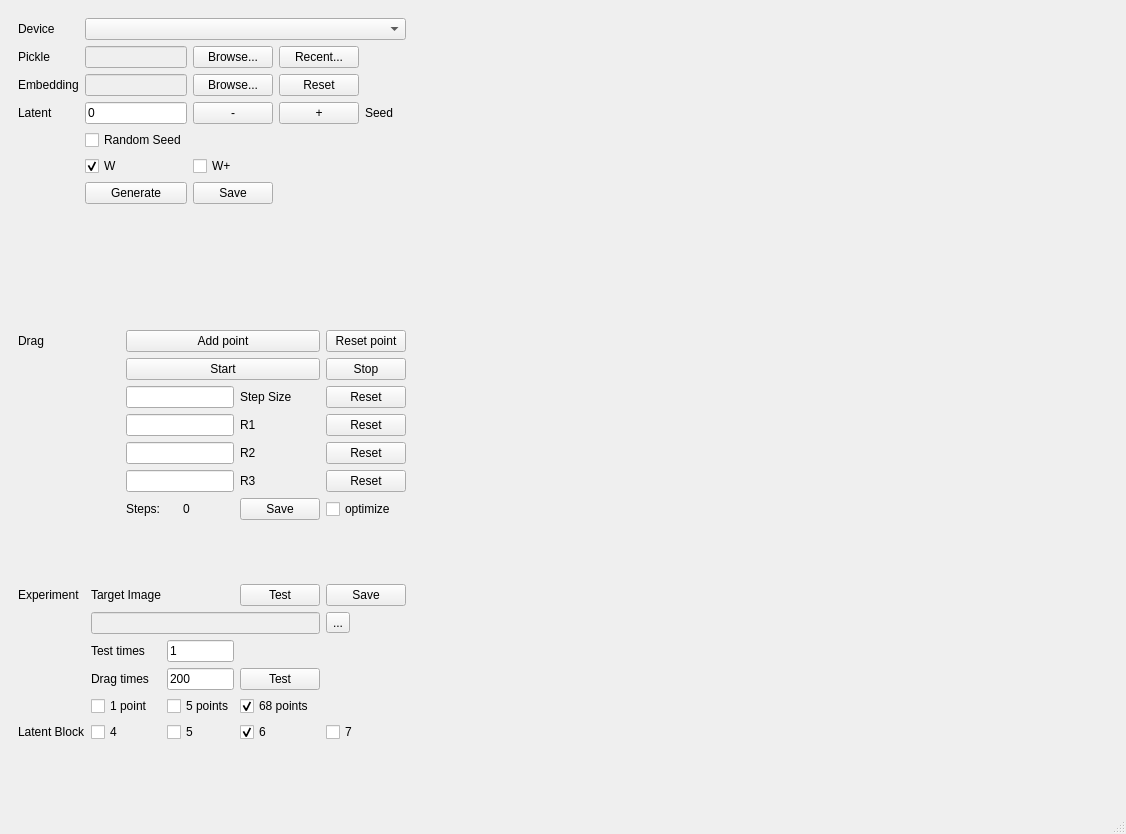
<?xml version="1.0" encoding="UTF-8"?>
<ui version="4.0">
 <class>DragGAN</class>
 <widget class="QMainWindow" name="DragGAN">
  <property name="geometry">
   <rect>
    <x>0</x>
    <y>0</y>
    <width>1126</width>
    <height>834</height>
   </rect>
  </property>
  <property name="windowTitle">
   <string>MainWindow</string>
  </property>
  <widget class="QWidget" name="centralwidget">
   <layout class="QGridLayout" name="gridLayout" rowstretch="7,0,0,0,0" columnstretch="1,3">
    <property name="spacing">
     <number>6</number>
    </property>
    <item row="2" column="0">
     <widget class="QWidget" name="experiment" native="true">
      <layout class="QGridLayout" name="gridLayout_5" columnstretch="0,0,0,0,0">
       <item row="6" column="3">
        <widget class="QCheckBox" name="SixBlock_CheckBox">
         <property name="enabled">
          <bool>true</bool>
         </property>
         <property name="text">
          <string>6</string>
         </property>
         <property name="checked">
          <bool>true</bool>
         </property>
         <attribute name="buttonGroup">
          <string notr="true">Block_ButtonGroup</string>
         </attribute>
        </widget>
       </item>
       <item row="6" column="4">
        <widget class="QCheckBox" name="SevenBlock_CheckBox">
         <property name="enabled">
          <bool>true</bool>
         </property>
         <property name="text">
          <string>7</string>
         </property>
         <property name="checked">
          <bool>false</bool>
         </property>
         <attribute name="buttonGroup">
          <string notr="true">Block_ButtonGroup</string>
         </attribute>
        </widget>
       </item>
       <item row="0" column="1">
        <widget class="QLabel" name="TargetImage_Label">
         <property name="text">
          <string>Target Image</string>
         </property>
        </widget>
       </item>
       <item row="6" column="1">
        <widget class="QCheckBox" name="FourBlock_CheckBox">
         <property name="enabled">
          <bool>true</bool>
         </property>
         <property name="text">
          <string>4</string>
         </property>
         <property name="checked">
          <bool>false</bool>
         </property>
         <attribute name="buttonGroup">
          <string notr="true">Block_ButtonGroup</string>
         </attribute>
        </widget>
       </item>
       <item row="3" column="1">
        <widget class="QLabel" name="TestTimes_Label">
         <property name="text">
          <string>Test times</string>
         </property>
        </widget>
       </item>
       <item row="6" column="2">
        <widget class="QCheckBox" name="FiveBlock_CheckBox">
         <property name="enabled">
          <bool>true</bool>
         </property>
         <property name="text">
          <string>5</string>
         </property>
         <property name="checked">
          <bool>false</bool>
         </property>
         <attribute name="buttonGroup">
          <string notr="true">Block_ButtonGroup</string>
         </attribute>
        </widget>
       </item>
       <item row="5" column="1">
        <widget class="QCheckBox" name="OnePoint_CheckBox">
         <property name="enabled">
          <bool>true</bool>
         </property>
         <property name="text">
          <string>1 point</string>
         </property>
         <property name="checked">
          <bool>false</bool>
         </property>
         <attribute name="buttonGroup">
          <string notr="true">Point_ButtonGroup</string>
         </attribute>
        </widget>
       </item>
       <item row="0" column="0">
        <widget class="QLabel" name="Experiment_Label">
         <property name="text">
          <string>Experiment</string>
         </property>
        </widget>
       </item>
       <item row="0" column="3">
        <widget class="QPushButton" name="Test_PushButton">
         <property name="text">
          <string>Test</string>
         </property>
        </widget>
       </item>
       <item row="5" column="3">
        <widget class="QCheckBox" name="SixtyEightPoints_CheckBox">
         <property name="text">
          <string>68 points</string>
         </property>
         <property name="checked">
          <bool>true</bool>
         </property>
         <attribute name="buttonGroup">
          <string notr="true">Point_ButtonGroup</string>
         </attribute>
        </widget>
       </item>
       <item row="7" column="1">
        <spacer name="verticalSpacer_4">
         <property name="orientation">
          <enum>Qt::Vertical</enum>
         </property>
         <property name="sizeHint" stdset="0">
          <size>
           <width>20</width>
           <height>40</height>
          </size>
         </property>
        </spacer>
       </item>
       <item row="6" column="0">
        <widget class="QLabel" name="LatentBlock_Label">
         <property name="text">
          <string>Latent Block</string>
         </property>
        </widget>
       </item>
       <item row="5" column="2">
        <widget class="QCheckBox" name="FivePoints_CheckBox">
         <property name="text">
          <string>5 points</string>
         </property>
         <attribute name="buttonGroup">
          <string notr="true">Point_ButtonGroup</string>
         </attribute>
        </widget>
       </item>
       <item row="3" column="2">
        <widget class="QLineEdit" name="TestTimes_LineEdit">
         <property name="enabled">
          <bool>true</bool>
         </property>
         <property name="text">
          <string>1</string>
         </property>
        </widget>
       </item>
       <item row="2" column="1" colspan="3">
        <widget class="QLineEdit" name="TargetImage_LineEdit">
         <property name="enabled">
          <bool>false</bool>
         </property>
        </widget>
       </item>
       <item row="2" column="4">
        <widget class="QToolButton" name="TargetImage_ToolButton">
         <property name="text">
          <string>...</string>
         </property>
        </widget>
       </item>
       <item row="0" column="4">
        <widget class="QPushButton" name="SaveExperiment_PushButton">
         <property name="text">
          <string>Save</string>
         </property>
        </widget>
       </item>
       <item row="4" column="1">
        <widget class="QLabel" name="DragTimes_Label">
         <property name="text">
          <string>Drag times</string>
         </property>
        </widget>
       </item>
       <item row="4" column="2">
        <widget class="QLineEdit" name="DragTimes_LineEdit">
         <property name="enabled">
          <bool>true</bool>
         </property>
         <property name="text">
          <string>200</string>
         </property>
        </widget>
       </item>
       <item row="4" column="3">
        <widget class="QPushButton" name="Experience_PushButton">
         <property name="text">
          <string>Test</string>
         </property>
        </widget>
       </item>
      </layout>
     </widget>
    </item>
    <item row="0" column="0">
     <widget class="QWidget" name="model" native="true">
      <property name="sizePolicy">
       <sizepolicy hsizetype="Preferred" vsizetype="Preferred">
        <horstretch>14</horstretch>
        <verstretch>0</verstretch>
       </sizepolicy>
      </property>
      <layout class="QGridLayout" name="gridLayout_2" rowstretch="1,0,0,0,0,0,0,0,0,0" columnstretch="2,0,0,0,0,0,0">
       <item row="8" column="1">
        <widget class="QPushButton" name="Generate_PushButton">
         <property name="text">
          <string>Generate</string>
         </property>
        </widget>
       </item>
       <item row="5" column="4">
        <widget class="QLabel" name="Seed_Label">
         <property name="text">
          <string>Seed</string>
         </property>
        </widget>
       </item>
       <item row="9" column="2">
        <spacer name="verticalSpacer_3">
         <property name="orientation">
          <enum>Qt::Vertical</enum>
         </property>
         <property name="sizeHint" stdset="0">
          <size>
           <width>20</width>
           <height>40</height>
          </size>
         </property>
        </spacer>
       </item>
       <item row="8" column="2">
        <widget class="QPushButton" name="SaveReal_PushButton">
         <property name="text">
          <string>Save</string>
         </property>
        </widget>
       </item>
       <item row="7" column="2">
        <widget class="QCheckBox" name="Wp_CheckBox">
         <property name="text">
          <string>W+</string>
         </property>
         <attribute name="buttonGroup">
          <string notr="true">LatentSpace_ButtonGroup</string>
         </attribute>
        </widget>
       </item>
       <item row="6" column="1">
        <widget class="QCheckBox" name="RandomSeed_CheckBox">
         <property name="enabled">
          <bool>true</bool>
         </property>
         <property name="text">
          <string>Random Seed</string>
         </property>
         <property name="checked">
          <bool>false</bool>
         </property>
        </widget>
       </item>
       <item row="7" column="1">
        <widget class="QCheckBox" name="W_CheckBox">
         <property name="enabled">
          <bool>true</bool>
         </property>
         <property name="text">
          <string>W</string>
         </property>
         <property name="checked">
          <bool>true</bool>
         </property>
         <attribute name="buttonGroup">
          <string notr="true">LatentSpace_ButtonGroup</string>
         </attribute>
        </widget>
       </item>
       <item row="1" column="0">
        <widget class="QLabel" name="Pickle_Label">
         <property name="text">
          <string>Pickle</string>
         </property>
        </widget>
       </item>
       <item row="5" column="0">
        <widget class="QLabel" name="Latent_Label">
         <property name="text">
          <string>Latent</string>
         </property>
        </widget>
       </item>
       <item row="0" column="0">
        <widget class="QLabel" name="Device_Label">
         <property name="text">
          <string>Device</string>
         </property>
        </widget>
       </item>
       <item row="5" column="3">
        <widget class="QPushButton" name="Plus4Seed_PushButton">
         <property name="minimumSize">
          <size>
           <width>75</width>
           <height>0</height>
          </size>
         </property>
         <property name="text">
          <string>+</string>
         </property>
        </widget>
       </item>
       <item row="5" column="2">
        <widget class="QPushButton" name="Minus4Seed_PushButton">
         <property name="minimumSize">
          <size>
           <width>75</width>
           <height>0</height>
          </size>
         </property>
         <property name="text">
          <string>-</string>
         </property>
        </widget>
       </item>
       <item row="0" column="1" colspan="6">
        <widget class="QComboBox" name="Device_ComboBox"/>
       </item>
       <item row="5" column="1">
        <widget class="QLineEdit" name="Seed_LineEdit">
         <property name="enabled">
          <bool>true</bool>
         </property>
         <property name="text">
          <string>0</string>
         </property>
        </widget>
       </item>
       <item row="2" column="0">
        <widget class="QLabel" name="Embedding_Label">
         <property name="text">
          <string>Embedding</string>
         </property>
        </widget>
       </item>
       <item row="2" column="1">
        <widget class="QLineEdit" name="Embedding_LineEdit">
         <property name="enabled">
          <bool>false</bool>
         </property>
        </widget>
       </item>
       <item row="2" column="2">
        <widget class="QPushButton" name="EmbeddingBrowse_PushButton">
         <property name="text">
          <string>Browse...</string>
         </property>
        </widget>
       </item>
       <item row="2" column="3">
        <widget class="QPushButton" name="Reset4StepSize_PushButton_2">
         <property name="text">
          <string>Reset</string>
         </property>
        </widget>
       </item>
       <item row="1" column="1">
        <widget class="QLineEdit" name="Pickle_LineEdit">
         <property name="enabled">
          <bool>false</bool>
         </property>
        </widget>
       </item>
       <item row="1" column="2">
        <widget class="QPushButton" name="Browse_PushButton">
         <property name="text">
          <string>Browse...</string>
         </property>
        </widget>
       </item>
       <item row="1" column="3">
        <widget class="QPushButton" name="Recent_PushButton">
         <property name="text">
          <string>Recent...</string>
         </property>
        </widget>
       </item>
      </layout>
     </widget>
    </item>
    <item row="0" column="1" rowspan="5">
     <widget class="ImageWidget" name="Image_Widget" native="true"/>
    </item>
    <item row="1" column="0">
     <widget class="QWidget" name="drag" native="true">
      <layout class="QGridLayout" name="gridLayout_3" columnstretch="1,0,0,0,0">
       <item row="0" column="1" colspan="3">
        <widget class="QPushButton" name="AddPoint_PushButton">
         <property name="text">
          <string>Add point</string>
         </property>
        </widget>
       </item>
       <item row="8" column="1">
        <widget class="QLabel" name="Steps_Label">
         <property name="text">
          <string>Steps:</string>
         </property>
        </widget>
       </item>
       <item row="7" column="1" colspan="2">
        <widget class="QLineEdit" name="R3_LineEdit"/>
       </item>
       <item row="9" column="2">
        <spacer name="verticalSpacer">
         <property name="orientation">
          <enum>Qt::Vertical</enum>
         </property>
         <property name="sizeHint" stdset="0">
          <size>
           <width>20</width>
           <height>40</height>
          </size>
         </property>
        </spacer>
       </item>
       <item row="5" column="3">
        <widget class="QLabel" name="R1_Label">
         <property name="text">
          <string>R1</string>
         </property>
        </widget>
       </item>
       <item row="6" column="4">
        <widget class="QPushButton" name="Reset4R2_PushButton">
         <property name="text">
          <string>Reset</string>
         </property>
        </widget>
       </item>
       <item row="1" column="4">
        <widget class="QPushButton" name="Stop_PushButton">
         <property name="text">
          <string>Stop</string>
         </property>
        </widget>
       </item>
       <item row="4" column="4">
        <widget class="QPushButton" name="Reset4StepSize_PushButton">
         <property name="text">
          <string>Reset</string>
         </property>
        </widget>
       </item>
       <item row="5" column="1" colspan="2">
        <widget class="QLineEdit" name="R1_LineEdit"/>
       </item>
       <item row="6" column="1" colspan="2">
        <widget class="QLineEdit" name="R2_LineEdit"/>
       </item>
       <item row="8" column="2">
        <widget class="QLabel" name="StepNumber_Label">
         <property name="text">
          <string>0</string>
         </property>
        </widget>
       </item>
       <item row="0" column="0">
        <widget class="QLabel" name="Drag_Label">
         <property name="text">
          <string>Drag</string>
         </property>
        </widget>
       </item>
       <item row="4" column="3">
        <widget class="QLabel" name="StepSize_Label">
         <property name="text">
          <string>Step Size</string>
         </property>
        </widget>
       </item>
       <item row="8" column="4">
        <widget class="QCheckBox" name="Optimize_CheckBox">
         <property name="text">
          <string>optimize</string>
         </property>
        </widget>
       </item>
       <item row="7" column="4">
        <widget class="QPushButton" name="Reset4R3_PushButton">
         <property name="text">
          <string>Reset</string>
         </property>
        </widget>
       </item>
       <item row="5" column="4">
        <widget class="QPushButton" name="Reset4R1_PushButton">
         <property name="text">
          <string>Reset</string>
         </property>
        </widget>
       </item>
       <item row="4" column="1" colspan="2">
        <widget class="QLineEdit" name="StepSize_LineEdit"/>
       </item>
       <item row="1" column="1" colspan="3">
        <widget class="QPushButton" name="Start_PushButton">
         <property name="text">
          <string>Start</string>
         </property>
        </widget>
       </item>
       <item row="7" column="3">
        <widget class="QLabel" name="R3_Label">
         <property name="text">
          <string>R3</string>
         </property>
        </widget>
       </item>
       <item row="0" column="4">
        <widget class="QPushButton" name="ResetPoint_PushButton">
         <property name="text">
          <string>Reset point</string>
         </property>
        </widget>
       </item>
       <item row="8" column="3">
        <widget class="QPushButton" name="SaveGenerate_PushButton">
         <property name="text">
          <string>Save</string>
         </property>
        </widget>
       </item>
       <item row="6" column="3">
        <widget class="QLabel" name="R2_Label">
         <property name="text">
          <string>R2</string>
         </property>
        </widget>
       </item>
      </layout>
     </widget>
    </item>
   </layout>
  </widget>
  <widget class="QMenuBar" name="menubar">
   <property name="geometry">
    <rect>
     <x>0</x>
     <y>0</y>
     <width>1126</width>
     <height>21</height>
    </rect>
   </property>
  </widget>
  <widget class="QStatusBar" name="statusbar"/>
 </widget>
 <customwidgets>
  <customwidget>
   <class>ImageWidget</class>
   <extends>QWidget</extends>
   <header location="global">components.ImageWidget</header>
   <container>1</container>
  </customwidget>
 </customwidgets>
 <resources/>
 <connections/>
 <buttongroups>
  <buttongroup name="LatentSpace_ButtonGroup"/>
  <buttongroup name="Block_ButtonGroup">
   <property name="exclusive">
    <bool>true</bool>
   </property>
  </buttongroup>
  <buttongroup name="Point_ButtonGroup"/>
 </buttongroups>
</ui>
